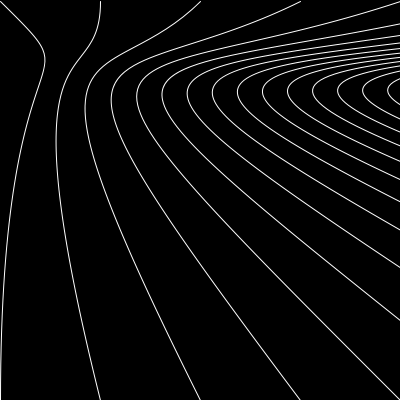
Frame 1 (no input)
Frame 60 (the mouse pressed at the canvas centre just before this capture): identical to frame 1, image omitted
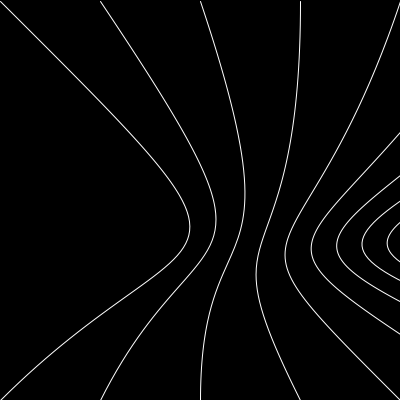
Frame 120 (the mouse held since frame 60 and released just before this capture)

The Processing sketch that drew these frames (run headless with seeded random() and noise(); from frame 60 on, the mouse is pressed at the canvas centre):

// Processing sketch: FollowTheBezier1
// ── FollowTheBezier1.pde

ArrayList Lines = new ArrayList();

void setup() {
  size(400, 400);
noFill();
/*
 bezier(10, 1, 10, 10, 1, 10, 10, 1000);
 bezier(20, 1, 20, 20, 1, 20, 20, 1000);
 bezier(30, 1, 30, 30, 1, 30, 30, 1000);
 bezier(40, 1, 40, 40, 1, 40, 40, 1000);
 bezier(50, 1, 50, 50, 1, 50, 50, 1000);
 bezier(60, 1, 60, 60, 1, 60, 60, 1000);
 bezier(70, 1, 70, 70, 1, 70, 70, 1000);
 
  for (int i = 0; i < 2000; i = i+100) {
    Lines.add("100, "+ i +", mouseX, mouseY, mouseY, mouseX, "+ 100+", 1000");

  }
  */
}

void draw() {
  smooth();
  background(#000000);
  noFill();
  stroke(255);
  strokeWeight(1);
 

  if(mouseX > 0 && mouseX <100){
    stroke(255, 255, 0);//yellow
  }
  else if(mouseX > 101 && mouseX <200){
    stroke(0, 255, 0);//green
   }else{
      stroke(255, 255, 255);//white
   }
   
   float firstLineX1 = 0;
   float firstLineX2= 0;
   float firstLineY1= 0;
    float firstLineY2= 0;
   
   float distance = 100; 
    
     for (int x = 0; x < 2000; x += distance) {
       
       //if( x == 0 ){
         firstLineX1 = mouseX + (distance);
         firstLineX2 = mouseY;// + (x*distance);
         firstLineY1 = mouseX + (distance);
         firstLineY2 = mouseY;// + (x*distance);
       //}
       
       bezier(x, 1, firstLineX1, firstLineY1, firstLineX2, firstLineY2, x, 400); 
     }
   
   

   
 }
